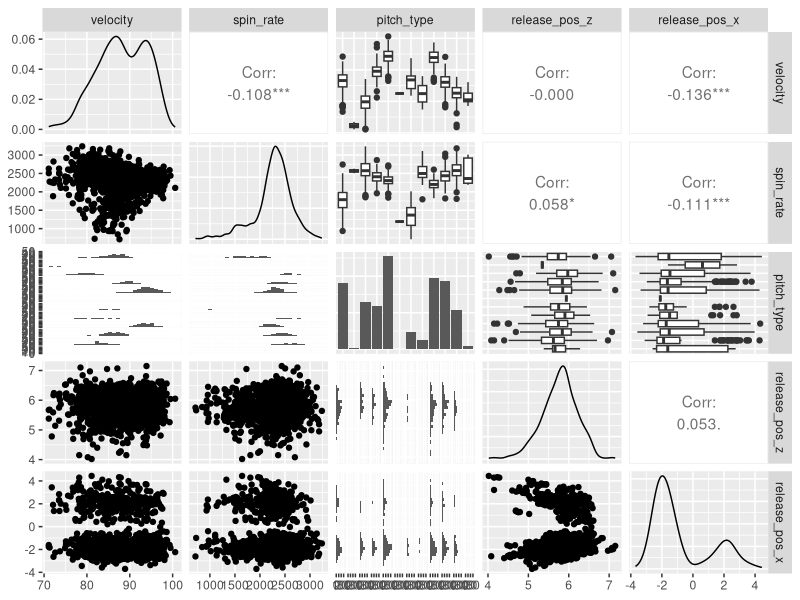
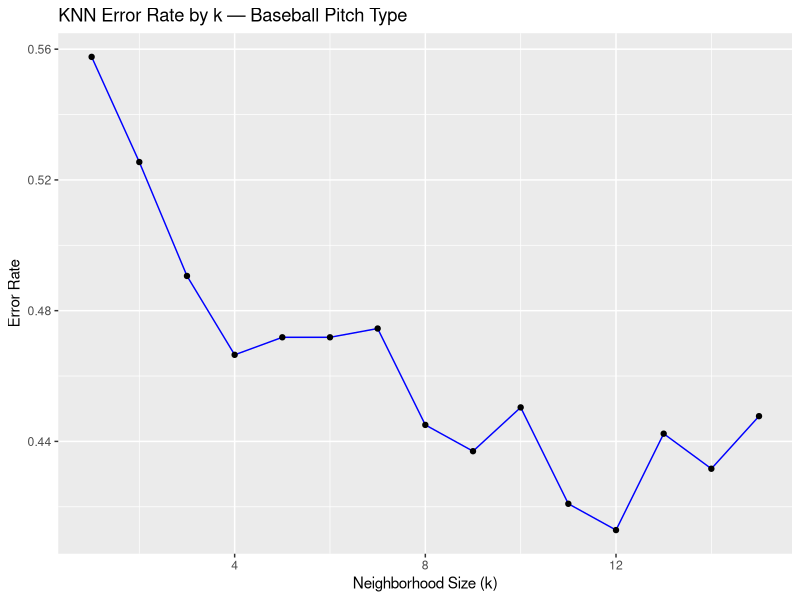

R code for these plots, in order:
## ---- chunk 1
knitr::opts_chunk$set(echo = TRUE)
## ---- chunk 2
library(ggplot2)
library(readr)
library(readr)
library(class)
library(caret)
my_data <- read_csv("baseball.csv")
## ---- chunk 3

library(GGally)
library(dplyr)

# Select a manageable subset of columns
df_small <- my_data %>% select(velocity, spin_rate, pitch_type,release_pos_z,release_pos_x)

# Run GGpairs
ggpairs(df_small)
## ---- chunk 4
# Select relevant columns and drop NAs
baseball_knn <- my_data %>%
  select(velocity, spin_rate, release_pos_z, release_pos_x, pitch_type) %>%
  na.omit()

# Standardize numeric features (columns 1–4)
baseball_scaled <- baseball_knn
baseball_scaled[, 1:4] <- scale(baseball_scaled[, 1:4])
baseball_scaled <- data.frame(baseball_scaled)
baseball_scaled$pitch_type <- as.factor(baseball_scaled$pitch_type)

# Confirm standardization worked (means ~0, sd ~1)
sapply(baseball_scaled[, 1:4], mean)
sapply(baseball_scaled[, 1:4], sd)
## ---- chunk 5
set.seed(239)
trainIndex <- createDataPartition(baseball_scaled$pitch_type, p = 0.7, list = FALSE)

baseball_train <- baseball_scaled[trainIndex, ]
baseball_test  <- baseball_scaled[-trainIndex, ]

# Verify proportions are similar between sets
prop.table(table(baseball_train$pitch_type))
prop.table(table(baseball_test$pitch_type))
## ---- chunk 6
set.seed(1)
error <- rep(0, 15)

for (i in 1:15) {
  knn_temp <- knn(train = baseball_train[, 1:4],
                  test  = baseball_test[, 1:4],
                  cl    = baseball_train$pitch_type,
                  k     = i)
  error[i] <- 1 - mean(knn_temp == baseball_test$pitch_type)
}

plot_data <- data.frame(k = 1:15, error)
ggplot(data = plot_data, aes(x = k, y = error)) +
  geom_line(color = "blue") +
  geom_point() +
  xlab("Neighborhood Size (k)") +
  ylab("Error Rate") +
  ggtitle("KNN Error Rate by k — Baseball Pitch Type")

best_k <- which.min(error)
cat("Best k:", best_k)
## ---- chunk 7
set.seed(1)
knn_best <- knn(train = baseball_train[, 1:4],
                test  = baseball_test[, 1:4],
                cl    = baseball_train$pitch_type,
                k     = best_k)

# Confusion Matrix
cm <- table(Predicted = knn_best, Actual = baseball_test$pitch_type)
cm

# Overall accuracy
accuracy <- mean(knn_best == baseball_test$pitch_type)
cat("Accuracy:", round(accuracy, 4))

# Error rate
cat("Error Rate:", round(1 - accuracy, 4))
